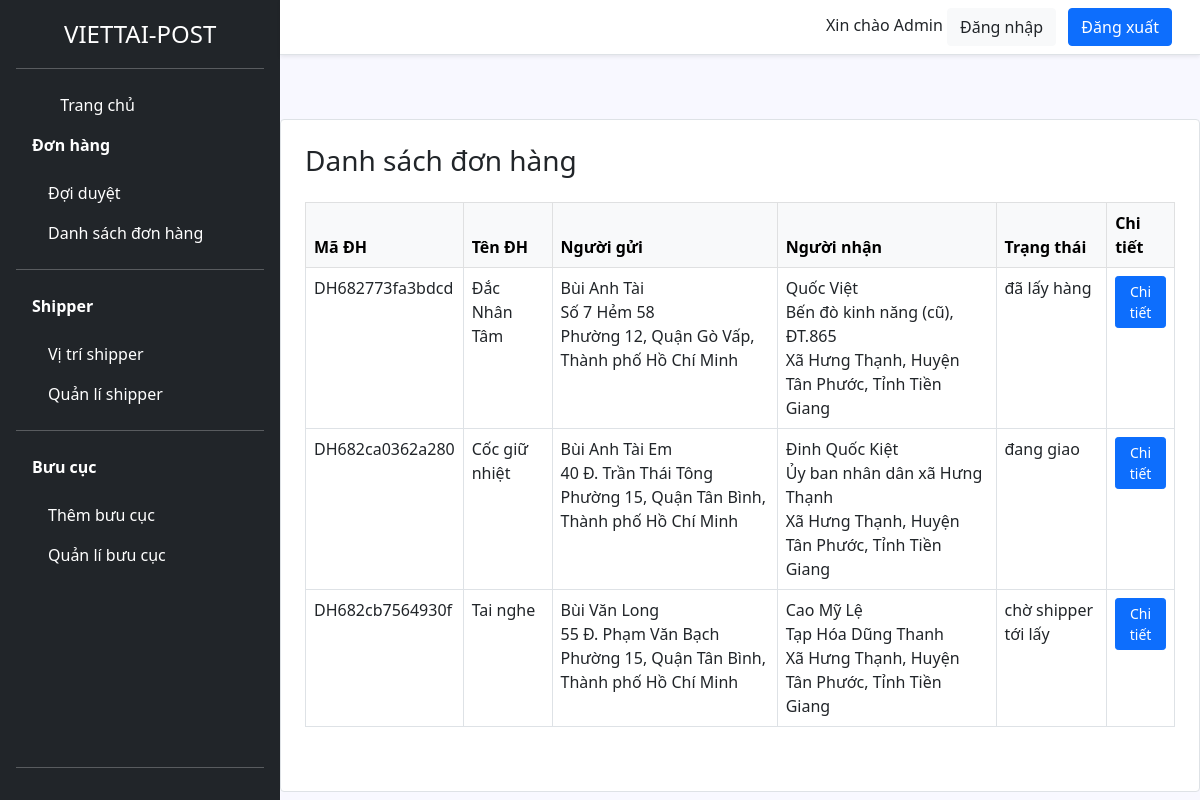
/admin/don-hang.php, run on the app's committed database.
### tables this page shows
CREATE TABLE `don_hang` (
  `ma_don_hang` varchar(50) NOT NULL,
  `ten_don_hang` varchar(50) NOT NULL,
  `so_luong` int(10) NOT NULL,
  `trong_luong` int(10) NOT NULL,
  `ten_nguoi_gui` varchar(100) DEFAULT NULL,
  `sdt_nguoi_gui` varchar(100) DEFAULT NULL,
  `ma_khach_hang` int(11) NOT NULL,
  `ten_nguoi_nhan` varchar(100) NOT NULL,
  `sdt_nguoi_nhan` varchar(20) DEFAULT NULL,
  `dia_chi_nguoi_gui` text NOT NULL,
  `dia_chi_nguoi_gui_mac_dinh` text NOT NULL,
  `lat_nguoi_gui` text DEFAULT NULL,
  `lng_nguoi_gui` text DEFAULT NULL,
  `dia_chi_nguoi_nhan` text DEFAULT NULL,
  `dia_chi_nguoi_nhan_mac_dinh` text NOT NULL,
  `lat_nguoi_nhan` text NOT NULL,
  `lng_nguoi_nhan` text DEFAULT NULL,
  `thu_ho` int(20) DEFAULT NULL,
  `trang_thai` enum('chờ xử lý','chờ shipper tới lấy','đã lấy hàng','đang giao','đã giao','hủy') DEFAULT 'chờ xử lý',
  `phi_van_chuyen` int(10) DEFAULT 0,
  `nguoi_tra_phi` varchar(100) DEFAULT NULL,
  `ngay_tao` datetime DEFAULT current_timestamp(),
  `thoi_gian_hen_lay` varchar(50) NOT NULL,
  `ngay_giao_du_kien` text NOT NULL,
  `ghi_chu` text DEFAULT NULL
);

### controller/cls-admin.php (called while the page is built, shortened)
<?php
class clsAdmin extends ConnectDB
{
    public function layTatCaDonHang()
    {
        $conn = $this->connect();
        $sql = "SELECT * FROM don_hang";
        $stmt = $conn->prepare($sql);
        $stmt->execute();
        return $stmt->fetchAll(PDO::FETCH_ASSOC);
    }
}

### admin/don-hang.php (the view, shortened to what this page needs)
<!DOCTYPE html>
<html lang="vi">
<head>
    <link rel="stylesheet" href="../asset/css/bootstrap.min.css">
    <link rel="stylesheet" href="../asset/css/style.css">
</head>
<?php
require_once '../controller/cls-admin.php';
$admin = new clsAdmin();
$tat_ca_don_hang = $admin->layTatCaDonHang();
?>
<body  class="d-flex">
    <?php
    require_once 'view/sidebar.php';
    ?>
    <div class="main-content">
    <?php
    require_once 'view/header.php';
    ?>
<div class="container px-4 pb-5 card border rounded-4 mt-5">
        <h3 class="mt-4">Danh sách đơn hàng</h3>
        <table class="table table-bordered table-hover mt-3">
            <thead class="table-light">
                <tr>
                    <th>Mã ĐH</th>
                    <th>Tên ĐH</th>
                    <th>Người gửi</th>
                    <th>Người nhận</th>
                    <th>Trạng thái</th>
                    <th>Chi tiết</th>
                </tr>
            </thead>
            <tbody>
                <?php foreach ($tat_ca_don_hang as $don): ?>
                <tr>
                    <td><?= $don['ma_don_hang'] ?></td>
                    <td><?= $don['ten_don_hang'] ?></td>
                    <td><?= $don['ten_nguoi_gui'] ?><br><?= $don['dia_chi_nguoi_gui'] ?><br><?= $don['dia_chi_nguoi_gui_mac_dinh'] ?></td>
                    <td><?= $don['ten_nguoi_nhan'] ?><br><?= $don['dia_chi_nguoi_nhan'] ?><br><?= $don['dia_chi_nguoi_nhan_mac_dinh'] ?></td>
                    <td><?= $don['trang_thai'] ?></td>
                    <td>
                        <button type="button" class="btn btn-primary btn-sm" data-bs-toggle="modal" data-bs-target="#modal<?= $don['ma_don_hang'] ?>">
                            Chi tiết
                        </button>
                    </td>
                </tr>
                <?php endforeach; ?>
            </tbody>
        </table>
</div>
</body>
</html>

### admin/view/sidebar.php (shortened to what this page needs)
<div class="d-flex flex-column flex-shrink-0 p-3 text-white bg-dark" style="width: 280px;">
    <a href="/" class="d-flex align-items-center mb-3 mb-md-0 me-md-auto text-white text-decoration-none">
      <svg class="bi me-2" width="40" height="32"><use xlink:href="#bootstrap"></use></svg>
      <span class="fs-4">VIETTAI-POST</span>
    </a>
    <hr>
    <ul class="nav nav-pills flex-column mb-auto">
      <li class="nav-item">
        <a href="home.php" class="nav-link text-white" aria-current="page">
          <svg class="bi me-2" width="16" height="16"><use xlink:href="#home"></use></svg>
          Trang chủ
        </a>
      </li>
       <li class="nav-item">
        <span class="nav-link text-white"><b>Đơn hàng</b></span>
        <ul style="list-style:none; padding-left: 1rem; margin-top: 0.5rem;">
          <li>
            <a class="nav-link text-white" href="duyet-don.php">Đợi duyệt</a>
          </li>
          <li>
            <a class="nav-link text-white" href="don-hang.php">Danh sách đơn hàng</a>
          </li>
        </ul>
      </li>
      <hr>
      <li class="nav-item">
        <span class="nav-link text-white"><b>Shipper</b></span>
        <ul style="list-style:none; padding-left: 1rem; margin-top: 0.5rem;">
          <li>
            <a class="nav-link text-white" href="vi-tri-shipper.php">Vị trí shipper</a>
          </li>
          <li>
            <a class="nav-link text-white" href="quan-li-shipper.php">Quản lí shipper</a>
          </li>
        </ul>
      </li>
      <hr>
      <li class="nav-item">
        <span class="nav-link text-white"><b>Bưu cục</b></span>
        <ul style="list-style:none; padding-left: 1rem; margin-top: 0.5rem;">
          <li>
            <a class="nav-link text-white" href="them-buu-cuc.php">Thêm bưu cục</a>
          </li>
          <li>
            <a class="nav-link text-white" href="quan-li-buu-cuc.php">Quản lí bưu cục</a>
          </li>
        </ul>
      </li>
    </ul>
    <hr>
  </div>
   <link rel="stylesheet" href="../asset/css/bootstrap.min.css">
    <link rel="stylesheet" href="../asset/css/style.css">

### admin/view/header.php
<div class="px-3 py-2 border-bottom mb-3 shadow-sm bg-white">
      <div class="container d-flex flex-wrap justify-content-end">
        <div class="text-end">
          Xin chào Admin
          <button type="button" class="btn btn-light text-dark me-2">Đăng nhập</button>
          <button type="button" class="btn btn-primary">Đăng xuất</button>
        </div>
      </div>
    </div>

### asset/css/style.css (style rules this page uses)
.main-content { width: calc(100% - 280px); min-height: 100vh; display: flex; flex-direction: column; }
body { background-color: ghostwhite; }

### data on the page
don_hang: ma_don_hang "DH682773fa3bdcd", ten_don_hang "Đắc Nhân Tâm", ten_nguoi_gui "Bùi Anh Tài", dia_chi_nguoi_gui "Số 7 Hẻm 58", dia_chi_nguoi_gui_mac_dinh "Phường 12, Quận Gò Vấp, Thành phố Hồ Chí Minh", ten_nguoi_nhan "Quốc Việt", dia_chi_nguoi_nhan "Bến đò kinh năng (cũ), ĐT.865", dia_chi_nguoi_nhan_mac_dinh "Xã Hưng Thạnh, Huyện Tân Phước, Tỉnh Tiền Giang", trang_thai "đã lấy hàng"
don_hang: ma_don_hang "DH682ca0362a280", ten_don_hang "Cốc giữ nhiệt", ten_nguoi_gui "Bùi Anh Tài Em", dia_chi_nguoi_gui "40 Đ. Trần Thái Tông", dia_chi_nguoi_gui_mac_dinh "Phường 15, Quận Tân Bình, Thành phố Hồ Chí Minh", ten_nguoi_nhan "Đinh Quốc Kiệt", dia_chi_nguoi_nhan "Ủy ban nhân dân xã Hưng Thạnh", dia_chi_nguoi_nhan_mac_dinh "Xã Hưng Thạnh, Huyện Tân Phước, Tỉnh Tiền Giang", trang_thai "đang giao"
don_hang: ma_don_hang "DH682cb7564930f", ten_don_hang "Tai nghe", ten_nguoi_gui "Bùi Văn Long", dia_chi_nguoi_gui "55 Đ. Phạm Văn Bạch", dia_chi_nguoi_gui_mac_dinh "Phường 15, Quận Tân Bình, Thành phố Hồ Chí Minh", ten_nguoi_nhan "Cao Mỹ Lệ", dia_chi_nguoi_nhan "Tạp Hóa Dũng Thanh", dia_chi_nguoi_nhan_mac_dinh "Xã Hưng Thạnh, Huyện Tân Phước, Tỉnh Tiền Giang", trang_thai "chờ shipper tới lấy"
